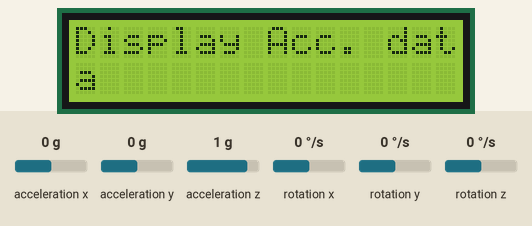
A program run on a simulated ESP32 board running MicroPython. On the bench: 16×2 character LCD. The test bench sets the inputs (shaded band); at power-on: acceleration x 0 g, acceleration y 0 g, acceleration z 1 g, rotation x 0 °/s, rotation y 0 °/s, rotation z 0 °/s. Library files of the repository ran but are not shown: lcd_api.py, i2c_lcd.py, MPU6050.py; what the program prints to the serial console is not drawn.

Above: at 0.4 s.

The program:

gy511-rotate.py
```python
#get data from GY511 and display them on display
from machine import Pin, SoftI2C
import time
import math
from lcd_api import LcdApi
from i2c_lcd import I2cLcd
from MPU6050 import MPU6050


I2C_ADDR = 0x27
totalRows = 2
totalColumns = 16

i2c = SoftI2C(scl=Pin(22), sda=Pin(21), freq=10000)
mpu = MPU6050()
lcd = I2cLcd(i2c, I2C_ADDR, totalRows, totalColumns)

lcd.putstr("Display Acc. data")
time.sleep(2)
lcd.clear()
roll = 0
pitch = 0
yaw = 0
rollA = 0
rollComp = 0
pitchComp = 0
pitchA = 0
yawA = 0
cnt = 0
tLoop = 0
while True:
    tStart=time.ticks_ms()
    gyro = mpu.read_gyro_data()
    accel = mpu.read_accel_data()
    xGyro = gyro["x"]
    yGyro = -gyro["y"]
    zGyro = gyro["z"]
    xAccel = accel["x"]
    yAccel = accel["y"]
    zAccel = accel["z"]

    roll = roll + yGyro*tLoop
    pitch = pitch + xGyro*tLoop
    yaw = yaw + zGyro*tLoop

    rollA = math.atan(xAccel/zAccel)/2/math.pi*360
    pitchA = math.atan(yAccel/zAccel)/2/math.pi*360
    rollComp = rollA *0.1 + 0.9 *(rollComp + yGyro*tLoop)
    pitchComp = pitchA *0.1 + 0.9 *(pitchComp + xGyro*tLoop)
    cnt = cnt + 1
    if cnt == 10:
        cnt = 0
        print("rollC: ",rollComp,"pC: ", pitchComp,)
    tStop = time.ticks_ms()
    tLoop = (tStop-tStart) * 0.001
    
```

Measured:
- what the display in image 0 shows lasts 2.0 s, from 0.4 s to 2.4 s
